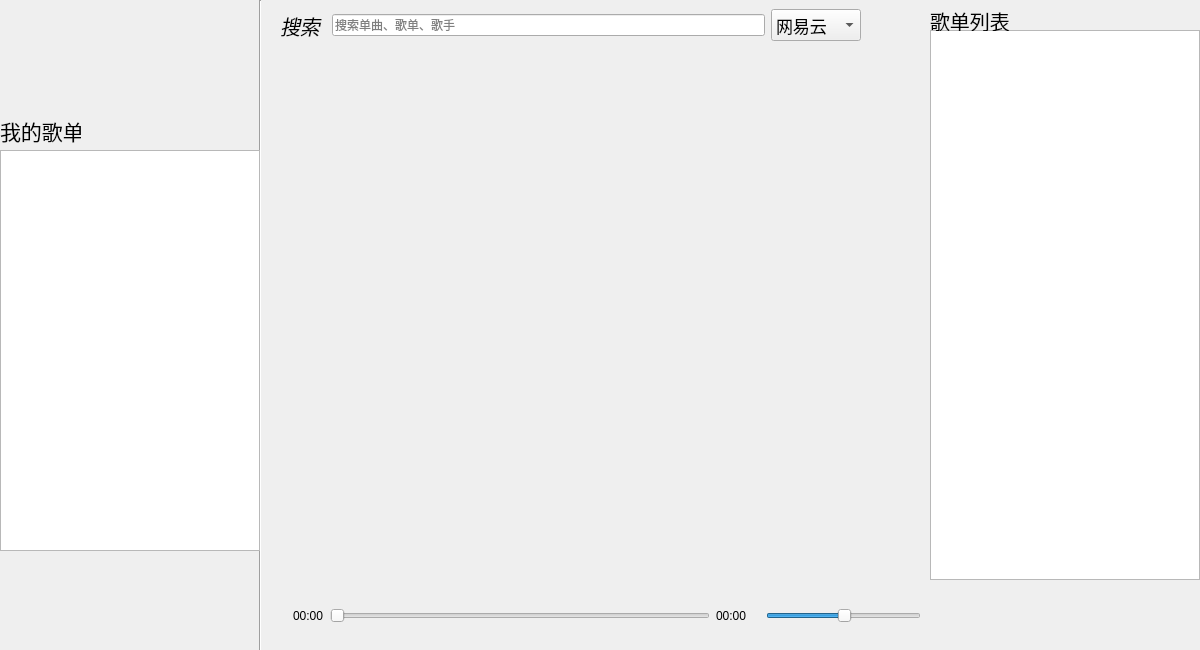
<?xml version="1.0" encoding="UTF-8"?>
<ui version="4.0">
 <class>kk_music</class>
 <widget class="QWidget" name="kk_music">
  <property name="geometry">
   <rect>
    <x>0</x>
    <y>0</y>
    <width>1200</width>
    <height>650</height>
   </rect>
  </property>
  <property name="minimumSize">
   <size>
    <width>1200</width>
    <height>650</height>
   </size>
  </property>
  <property name="maximumSize">
   <size>
    <width>1200</width>
    <height>650</height>
   </size>
  </property>
  <property name="windowTitle">
   <string>KK-Music</string>
  </property>
  <property name="windowIcon">
   <iconset>
    <normaloff>ico/kk-music.ico</normaloff>ico/kk-music.ico</iconset>
  </property>
  <property name="toolTip">
   <string/>
  </property>
  <widget class="Line" name="line">
   <property name="geometry">
    <rect>
     <x>250</x>
     <y>0</y>
     <width>20</width>
     <height>651</height>
    </rect>
   </property>
   <property name="orientation">
    <enum>Qt::Vertical</enum>
   </property>
  </widget>
  <widget class="QWidget" name="gridLayoutWidget">
   <property name="geometry">
    <rect>
     <x>280</x>
     <y>70</y>
     <width>641</width>
     <height>511</height>
    </rect>
   </property>
   <layout class="QGridLayout" name="grid">
    <item row="1" column="1">
     <widget class="QPushButton" name="title1">
      <property name="maximumSize">
       <size>
        <width>140</width>
        <height>60</height>
       </size>
      </property>
      <property name="toolTip">
       <string>单击</string>
      </property>
      <property name="styleSheet">
       <string notr="true">color: rgb(42, 201, 123);</string>
      </property>
      <property name="text">
       <string/>
      </property>
      <property name="flat">
       <bool>true</bool>
      </property>
     </widget>
    </item>
    <item row="3" column="1">
     <widget class="QPushButton" name="title5">
      <property name="maximumSize">
       <size>
        <width>140</width>
        <height>60</height>
       </size>
      </property>
      <property name="toolTip">
       <string>单击</string>
      </property>
      <property name="styleSheet">
       <string notr="true">color: rgb(42, 201, 123);</string>
      </property>
      <property name="text">
       <string/>
      </property>
      <property name="flat">
       <bool>true</bool>
      </property>
     </widget>
    </item>
    <item row="2" column="3">
     <widget class="QLabel" name="img7">
      <property name="maximumSize">
       <size>
        <width>140</width>
        <height>140</height>
       </size>
      </property>
      <property name="toolTip">
       <string>点击下方标题</string>
      </property>
      <property name="text">
       <string/>
      </property>
      <property name="scaledContents">
       <bool>true</bool>
      </property>
     </widget>
    </item>
    <item row="2" column="0">
     <widget class="QLabel" name="img4">
      <property name="maximumSize">
       <size>
        <width>140</width>
        <height>140</height>
       </size>
      </property>
      <property name="toolTip">
       <string>点击下方标题</string>
      </property>
      <property name="text">
       <string/>
      </property>
      <property name="scaledContents">
       <bool>true</bool>
      </property>
     </widget>
    </item>
    <item row="0" column="1">
     <widget class="QLabel" name="img1">
      <property name="maximumSize">
       <size>
        <width>140</width>
        <height>140</height>
       </size>
      </property>
      <property name="toolTip">
       <string>点击下方标题</string>
      </property>
      <property name="text">
       <string/>
      </property>
      <property name="scaledContents">
       <bool>true</bool>
      </property>
     </widget>
    </item>
    <item row="3" column="2">
     <widget class="QPushButton" name="title6">
      <property name="maximumSize">
       <size>
        <width>140</width>
        <height>60</height>
       </size>
      </property>
      <property name="toolTip">
       <string>单击</string>
      </property>
      <property name="styleSheet">
       <string notr="true">color: rgb(42, 201, 123);</string>
      </property>
      <property name="text">
       <string/>
      </property>
      <property name="flat">
       <bool>true</bool>
      </property>
     </widget>
    </item>
    <item row="0" column="2">
     <widget class="QLabel" name="img2">
      <property name="maximumSize">
       <size>
        <width>140</width>
        <height>140</height>
       </size>
      </property>
      <property name="toolTip">
       <string>点击下方标题</string>
      </property>
      <property name="text">
       <string/>
      </property>
      <property name="scaledContents">
       <bool>true</bool>
      </property>
     </widget>
    </item>
    <item row="0" column="0">
     <widget class="QLabel" name="img0">
      <property name="maximumSize">
       <size>
        <width>140</width>
        <height>140</height>
       </size>
      </property>
      <property name="toolTip">
       <string>点击下方标题</string>
      </property>
      <property name="text">
       <string/>
      </property>
      <property name="scaledContents">
       <bool>true</bool>
      </property>
     </widget>
    </item>
    <item row="1" column="0">
     <widget class="QPushButton" name="title0">
      <property name="maximumSize">
       <size>
        <width>140</width>
        <height>60</height>
       </size>
      </property>
      <property name="toolTip">
       <string>单击</string>
      </property>
      <property name="styleSheet">
       <string notr="true">color: rgb(42, 201, 123);</string>
      </property>
      <property name="text">
       <string/>
      </property>
      <property name="flat">
       <bool>true</bool>
      </property>
     </widget>
    </item>
    <item row="2" column="1">
     <widget class="QLabel" name="img5">
      <property name="maximumSize">
       <size>
        <width>140</width>
        <height>140</height>
       </size>
      </property>
      <property name="toolTip">
       <string>点击下方标题</string>
      </property>
      <property name="text">
       <string/>
      </property>
      <property name="scaledContents">
       <bool>true</bool>
      </property>
     </widget>
    </item>
    <item row="3" column="0">
     <widget class="QPushButton" name="title4">
      <property name="maximumSize">
       <size>
        <width>140</width>
        <height>60</height>
       </size>
      </property>
      <property name="toolTip">
       <string>单击</string>
      </property>
      <property name="styleSheet">
       <string notr="true">color: rgb(42, 201, 123);</string>
      </property>
      <property name="text">
       <string/>
      </property>
      <property name="flat">
       <bool>true</bool>
      </property>
     </widget>
    </item>
    <item row="0" column="3">
     <widget class="QLabel" name="img3">
      <property name="maximumSize">
       <size>
        <width>140</width>
        <height>140</height>
       </size>
      </property>
      <property name="toolTip">
       <string>点击下方标题</string>
      </property>
      <property name="text">
       <string/>
      </property>
      <property name="scaledContents">
       <bool>true</bool>
      </property>
     </widget>
    </item>
    <item row="1" column="2">
     <widget class="QPushButton" name="title2">
      <property name="maximumSize">
       <size>
        <width>140</width>
        <height>60</height>
       </size>
      </property>
      <property name="toolTip">
       <string>单击</string>
      </property>
      <property name="styleSheet">
       <string notr="true">color: rgb(42, 201, 123);</string>
      </property>
      <property name="text">
       <string/>
      </property>
      <property name="flat">
       <bool>true</bool>
      </property>
     </widget>
    </item>
    <item row="3" column="3">
     <widget class="QPushButton" name="title7">
      <property name="maximumSize">
       <size>
        <width>140</width>
        <height>60</height>
       </size>
      </property>
      <property name="toolTip">
       <string>单击</string>
      </property>
      <property name="styleSheet">
       <string notr="true">color: rgb(42, 201, 123);</string>
      </property>
      <property name="text">
       <string/>
      </property>
      <property name="flat">
       <bool>true</bool>
      </property>
     </widget>
    </item>
    <item row="1" column="3">
     <widget class="QPushButton" name="title3">
      <property name="maximumSize">
       <size>
        <width>140</width>
        <height>60</height>
       </size>
      </property>
      <property name="toolTip">
       <string>单击</string>
      </property>
      <property name="styleSheet">
       <string notr="true">color: rgb(42, 201, 123);</string>
      </property>
      <property name="text">
       <string/>
      </property>
      <property name="flat">
       <bool>true</bool>
      </property>
     </widget>
    </item>
    <item row="2" column="2">
     <widget class="QLabel" name="img6">
      <property name="maximumSize">
       <size>
        <width>140</width>
        <height>140</height>
       </size>
      </property>
      <property name="toolTip">
       <string>点击下方标题</string>
      </property>
      <property name="text">
       <string/>
      </property>
      <property name="scaledContents">
       <bool>true</bool>
      </property>
     </widget>
    </item>
   </layout>
  </widget>
  <widget class="QWidget" name="gridLayoutWidget_2">
   <property name="geometry">
    <rect>
     <x>280</x>
     <y>590</y>
     <width>641</width>
     <height>51</height>
    </rect>
   </property>
   <layout class="QHBoxLayout" name="horizontalLayout_3">
    <property name="sizeConstraint">
     <enum>QLayout::SetDefaultConstraint</enum>
    </property>
    <item>
     <widget class="QLabel" name="time_ico">
      <property name="text">
       <string/>
      </property>
      <property name="pixmap">
       <pixmap>ico/music.png</pixmap>
      </property>
     </widget>
    </item>
    <item>
     <widget class="QLabel" name="time_pre">
      <property name="text">
       <string>00:00</string>
      </property>
     </widget>
    </item>
    <item>
     <widget class="QSlider" name="time_line">
      <property name="minimumSize">
       <size>
        <width>380</width>
        <height>0</height>
       </size>
      </property>
      <property name="maximumSize">
       <size>
        <width>380</width>
        <height>16777215</height>
       </size>
      </property>
      <property name="pageStep">
       <number>0</number>
      </property>
      <property name="orientation">
       <enum>Qt::Horizontal</enum>
      </property>
     </widget>
    </item>
    <item>
     <widget class="QLabel" name="time_next">
      <property name="text">
       <string>00:00</string>
      </property>
     </widget>
    </item>
    <item>
     <widget class="QLabel" name="volume">
      <property name="text">
       <string/>
      </property>
      <property name="pixmap">
       <pixmap>ico/center_volume.png</pixmap>
      </property>
     </widget>
    </item>
    <item>
     <widget class="QSlider" name="volume_line">
      <property name="pageStep">
       <number>0</number>
      </property>
      <property name="value">
       <number>50</number>
      </property>
      <property name="orientation">
       <enum>Qt::Horizontal</enum>
      </property>
      <property name="tickPosition">
       <enum>QSlider::NoTicks</enum>
      </property>
      <property name="tickInterval">
       <number>0</number>
      </property>
     </widget>
    </item>
   </layout>
  </widget>
  <widget class="QPushButton" name="downloads">
   <property name="geometry">
    <rect>
     <x>1030</x>
     <y>590</y>
     <width>48</width>
     <height>48</height>
    </rect>
   </property>
   <property name="minimumSize">
    <size>
     <width>48</width>
     <height>48</height>
    </size>
   </property>
   <property name="maximumSize">
    <size>
     <width>48</width>
     <height>48</height>
    </size>
   </property>
   <property name="toolTip">
    <string>下载当前播放歌曲</string>
   </property>
   <property name="text">
    <string/>
   </property>
   <property name="icon">
    <iconset>
     <normaloff>ico/downloads.png</normaloff>ico/downloads.png</iconset>
   </property>
   <property name="iconSize">
    <size>
     <width>48</width>
     <height>48</height>
    </size>
   </property>
   <property name="flat">
    <bool>true</bool>
   </property>
  </widget>
  <widget class="QPushButton" name="localhost">
   <property name="geometry">
    <rect>
     <x>1090</x>
     <y>590</y>
     <width>48</width>
     <height>48</height>
    </rect>
   </property>
   <property name="minimumSize">
    <size>
     <width>48</width>
     <height>48</height>
    </size>
   </property>
   <property name="maximumSize">
    <size>
     <width>48</width>
     <height>48</height>
    </size>
   </property>
   <property name="toolTip">
    <string>导入本地音乐</string>
   </property>
   <property name="text">
    <string/>
   </property>
   <property name="icon">
    <iconset>
     <normaloff>ico/open_folder.png</normaloff>ico/open_folder.png</iconset>
   </property>
   <property name="iconSize">
    <size>
     <width>48</width>
     <height>48</height>
    </size>
   </property>
   <property name="flat">
    <bool>true</bool>
   </property>
  </widget>
  <widget class="QLabel" name="logo">
   <property name="geometry">
    <rect>
     <x>0</x>
     <y>10</y>
     <width>250</width>
     <height>100</height>
    </rect>
   </property>
   <property name="minimumSize">
    <size>
     <width>250</width>
     <height>100</height>
    </size>
   </property>
   <property name="maximumSize">
    <size>
     <width>250</width>
     <height>100</height>
    </size>
   </property>
   <property name="text">
    <string/>
   </property>
   <property name="pixmap">
    <pixmap>ico/logo.png</pixmap>
   </property>
  </widget>
  <widget class="QLabel" name="myplaylist">
   <property name="geometry">
    <rect>
     <x>0</x>
     <y>110</y>
     <width>81</width>
     <height>41</height>
    </rect>
   </property>
   <property name="font">
    <font>
     <family>楷体</family>
     <pointsize>16</pointsize>
    </font>
   </property>
   <property name="text">
    <string>我的歌单</string>
   </property>
  </widget>
  <widget class="QPushButton" name="new_playlist">
   <property name="geometry">
    <rect>
     <x>90</x>
     <y>120</y>
     <width>24</width>
     <height>24</height>
    </rect>
   </property>
   <property name="minimumSize">
    <size>
     <width>24</width>
     <height>24</height>
    </size>
   </property>
   <property name="maximumSize">
    <size>
     <width>24</width>
     <height>24</height>
    </size>
   </property>
   <property name="toolTip">
    <string>添加歌单</string>
   </property>
   <property name="text">
    <string/>
   </property>
   <property name="icon">
    <iconset>
     <normaloff>ico/add.png</normaloff>ico/add.png</iconset>
   </property>
   <property name="iconSize">
    <size>
     <width>24</width>
     <height>24</height>
    </size>
   </property>
   <property name="flat">
    <bool>true</bool>
   </property>
  </widget>
  <widget class="QPushButton" name="delete_playlist">
   <property name="geometry">
    <rect>
     <x>120</x>
     <y>120</y>
     <width>24</width>
     <height>24</height>
    </rect>
   </property>
   <property name="minimumSize">
    <size>
     <width>24</width>
     <height>24</height>
    </size>
   </property>
   <property name="maximumSize">
    <size>
     <width>24</width>
     <height>24</height>
    </size>
   </property>
   <property name="toolTip">
    <string>删除歌单</string>
   </property>
   <property name="text">
    <string/>
   </property>
   <property name="icon">
    <iconset>
     <normaloff>ico/delete.png</normaloff>ico/delete.png</iconset>
   </property>
   <property name="iconSize">
    <size>
     <width>24</width>
     <height>24</height>
    </size>
   </property>
   <property name="flat">
    <bool>true</bool>
   </property>
  </widget>
  <widget class="QPushButton" name="add_to_playlist">
   <property name="geometry">
    <rect>
     <x>970</x>
     <y>590</y>
     <width>48</width>
     <height>48</height>
    </rect>
   </property>
   <property name="minimumSize">
    <size>
     <width>48</width>
     <height>48</height>
    </size>
   </property>
   <property name="maximumSize">
    <size>
     <width>48</width>
     <height>48</height>
    </size>
   </property>
   <property name="toolTip">
    <string>将当前歌曲添加到歌单中</string>
   </property>
   <property name="text">
    <string/>
   </property>
   <property name="icon">
    <iconset>
     <normaloff>ico/add_to_list.png</normaloff>ico/add_to_list.png</iconset>
   </property>
   <property name="iconSize">
    <size>
     <width>48</width>
     <height>48</height>
    </size>
   </property>
   <property name="flat">
    <bool>true</bool>
   </property>
  </widget>
  <widget class="QWidget" name="layoutWidget">
   <property name="geometry">
    <rect>
     <x>280</x>
     <y>0</y>
     <width>581</width>
     <height>51</height>
    </rect>
   </property>
   <layout class="QHBoxLayout" name="horizontalLayout">
    <item>
     <widget class="QLabel" name="search">
      <property name="font">
       <font>
        <family>仿宋</family>
        <pointsize>15</pointsize>
        <italic>true</italic>
       </font>
      </property>
      <property name="toolTip">
       <string>在搜索框中搜索</string>
      </property>
      <property name="text">
       <string>搜索</string>
      </property>
     </widget>
    </item>
    <item>
     <widget class="QLineEdit" name="search_edit">
      <property name="baseSize">
       <size>
        <width>0</width>
        <height>0</height>
       </size>
      </property>
      <property name="inputMask">
       <string/>
      </property>
      <property name="text">
       <string/>
      </property>
      <property name="placeholderText">
       <string>搜索单曲、歌单、歌手</string>
      </property>
     </widget>
    </item>
    <item>
     <widget class="QComboBox" name="src_choose">
      <property name="font">
       <font>
        <family>黑体</family>
        <pointsize>13</pointsize>
       </font>
      </property>
      <property name="toolTip">
       <string>选择音乐源</string>
      </property>
      <item>
       <property name="text">
        <string>网易云</string>
       </property>
      </item>
      <item>
       <property name="text">
        <string>QQ音乐</string>
       </property>
      </item>
     </widget>
    </item>
   </layout>
  </widget>
  <widget class="QListWidget" name="listview">
   <property name="geometry">
    <rect>
     <x>930</x>
     <y>30</y>
     <width>270</width>
     <height>550</height>
    </rect>
   </property>
   <property name="minimumSize">
    <size>
     <width>270</width>
     <height>550</height>
    </size>
   </property>
   <property name="maximumSize">
    <size>
     <width>270</width>
     <height>550</height>
    </size>
   </property>
  </widget>
  <widget class="QLabel" name="listview_lable">
   <property name="geometry">
    <rect>
     <x>930</x>
     <y>10</y>
     <width>81</width>
     <height>21</height>
    </rect>
   </property>
   <property name="font">
    <font>
     <family>楷体</family>
     <pointsize>15</pointsize>
    </font>
   </property>
   <property name="text">
    <string>歌单列表</string>
   </property>
  </widget>
  <widget class="QListWidget" name="myplaylist_list">
   <property name="geometry">
    <rect>
     <x>0</x>
     <y>150</y>
     <width>260</width>
     <height>401</height>
    </rect>
   </property>
  </widget>
  <widget class="QLabel" name="disc_title">
   <property name="geometry">
    <rect>
     <x>4</x>
     <y>628</y>
     <width>251</width>
     <height>20</height>
    </rect>
   </property>
   <property name="minimumSize">
    <size>
     <width>251</width>
     <height>20</height>
    </size>
   </property>
   <property name="maximumSize">
    <size>
     <width>251</width>
     <height>20</height>
    </size>
   </property>
   <property name="text">
    <string/>
   </property>
  </widget>
  <widget class="QLabel" name="disc">
   <property name="enabled">
    <bool>true</bool>
   </property>
   <property name="geometry">
    <rect>
     <x>0</x>
     <y>560</y>
     <width>64</width>
     <height>64</height>
    </rect>
   </property>
   <property name="minimumSize">
    <size>
     <width>64</width>
     <height>64</height>
    </size>
   </property>
   <property name="maximumSize">
    <size>
     <width>64</width>
     <height>64</height>
    </size>
   </property>
   <property name="frameShape">
    <enum>QFrame::NoFrame</enum>
   </property>
   <property name="text">
    <string/>
   </property>
   <property name="pixmap">
    <pixmap>ico/disc.png</pixmap>
   </property>
  </widget>
  <widget class="QPushButton" name="music_pre">
   <property name="geometry">
    <rect>
     <x>80</x>
     <y>570</y>
     <width>48</width>
     <height>48</height>
    </rect>
   </property>
   <property name="minimumSize">
    <size>
     <width>48</width>
     <height>48</height>
    </size>
   </property>
   <property name="maximumSize">
    <size>
     <width>48</width>
     <height>48</height>
    </size>
   </property>
   <property name="toolTip">
    <string>上一首</string>
   </property>
   <property name="text">
    <string/>
   </property>
   <property name="icon">
    <iconset>
     <normaloff>ico/on.png</normaloff>ico/on.png</iconset>
   </property>
   <property name="iconSize">
    <size>
     <width>48</width>
     <height>48</height>
    </size>
   </property>
   <property name="flat">
    <bool>true</bool>
   </property>
  </widget>
  <widget class="QPushButton" name="music_start_stop">
   <property name="geometry">
    <rect>
     <x>140</x>
     <y>570</y>
     <width>48</width>
     <height>48</height>
    </rect>
   </property>
   <property name="minimumSize">
    <size>
     <width>48</width>
     <height>48</height>
    </size>
   </property>
   <property name="maximumSize">
    <size>
     <width>48</width>
     <height>48</height>
    </size>
   </property>
   <property name="toolTip">
    <string>播放/暂停</string>
   </property>
   <property name="text">
    <string/>
   </property>
   <property name="icon">
    <iconset>
     <normaloff>ico/start.png</normaloff>ico/start.png</iconset>
   </property>
   <property name="iconSize">
    <size>
     <width>48</width>
     <height>48</height>
    </size>
   </property>
   <property name="flat">
    <bool>true</bool>
   </property>
  </widget>
  <widget class="QPushButton" name="music_next">
   <property name="geometry">
    <rect>
     <x>200</x>
     <y>570</y>
     <width>48</width>
     <height>48</height>
    </rect>
   </property>
   <property name="minimumSize">
    <size>
     <width>48</width>
     <height>48</height>
    </size>
   </property>
   <property name="maximumSize">
    <size>
     <width>48</width>
     <height>48</height>
    </size>
   </property>
   <property name="toolTip">
    <string>下一首</string>
   </property>
   <property name="text">
    <string/>
   </property>
   <property name="icon">
    <iconset>
     <normaloff>ico/de.png</normaloff>ico/de.png</iconset>
   </property>
   <property name="iconSize">
    <size>
     <width>48</width>
     <height>48</height>
    </size>
   </property>
   <property name="flat">
    <bool>true</bool>
   </property>
  </widget>
  <widget class="QLabel" name="message_label">
   <property name="geometry">
    <rect>
     <x>1020</x>
     <y>9</y>
     <width>171</width>
     <height>21</height>
    </rect>
   </property>
   <property name="font">
    <font>
     <family>黑体</family>
     <pointsize>16</pointsize>
     <weight>50</weight>
     <italic>true</italic>
     <bold>false</bold>
     <underline>true</underline>
    </font>
   </property>
   <property name="styleSheet">
    <string notr="true">color:rgb(255, 0, 0)</string>
   </property>
   <property name="text">
    <string/>
   </property>
  </widget>
  <widget class="QPushButton" name="song_modle">
   <property name="geometry">
    <rect>
     <x>930</x>
     <y>600</y>
     <width>30</width>
     <height>30</height>
    </rect>
   </property>
   <property name="minimumSize">
    <size>
     <width>30</width>
     <height>30</height>
    </size>
   </property>
   <property name="maximumSize">
    <size>
     <width>30</width>
     <height>30</height>
    </size>
   </property>
   <property name="toolTip">
    <string>列表循环</string>
   </property>
   <property name="text">
    <string/>
   </property>
   <property name="icon">
    <iconset>
     <normaloff>ico/cycle.png</normaloff>ico/cycle.png</iconset>
   </property>
   <property name="iconSize">
    <size>
     <width>30</width>
     <height>30</height>
    </size>
   </property>
   <property name="flat">
    <bool>true</bool>
   </property>
  </widget>
 </widget>
 <resources/>
 <connections/>
</ui>
